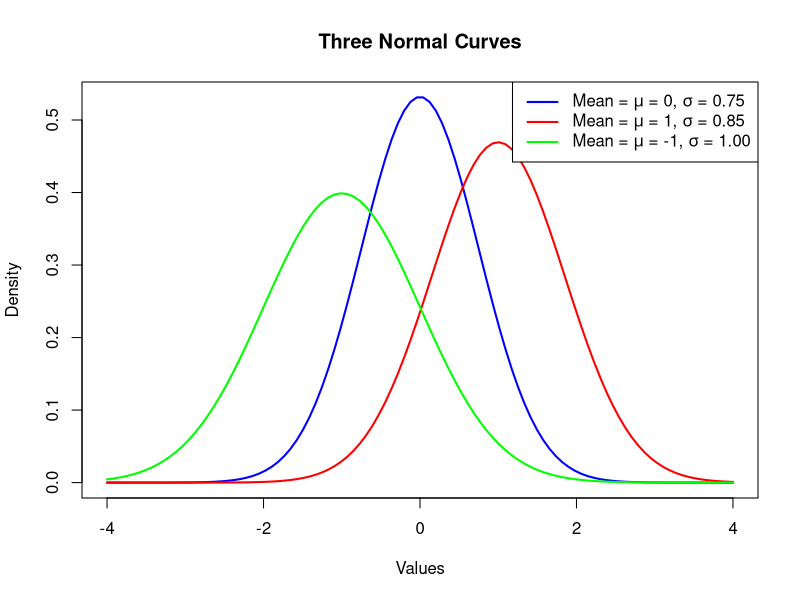
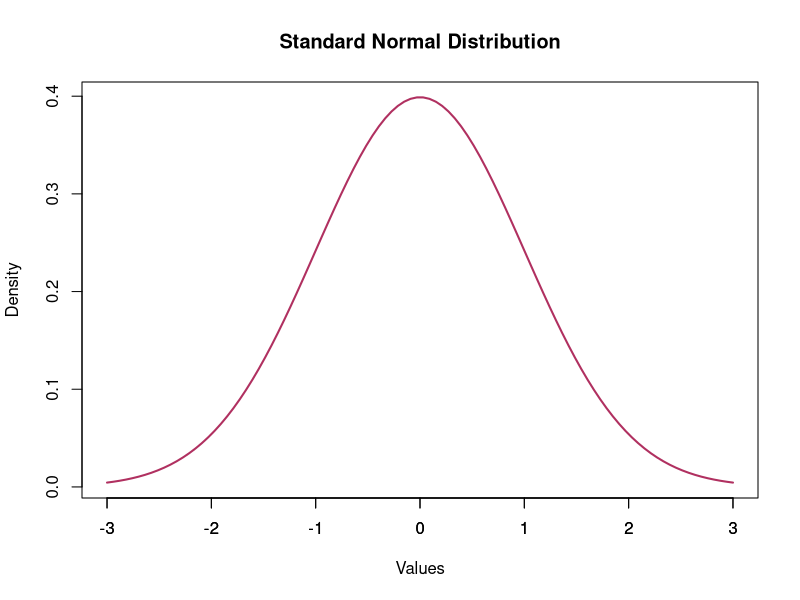

These charts were generated, in order, by the following R code:
## ---- chunk 1
# Generate data for three normal distributions
x <- seq(-4, 4, length.out = 100)
y1 <- dnorm(x, mean = 0, sd = 0.75)
y2 <- dnorm(x, mean = 1, sd = 0.85)
y3 <- dnorm(x, mean = -1, sd = 1.00)

# Plotting the normal curves
plot(x, y1, type = "l", col = "blue", lwd = 2, ylab = "Density", xlab = "Values", main = "Three Normal Curves")
lines(x, y2, col = "red", lwd = 2)
lines(x, y3, col = "green", lwd = 2)

# Adding legend
legend("topright", legend = c(expression(paste("Mean = ", mu, " = 0, ", sigma, " = 0.75")),
                              expression(paste("Mean = ", mu, " = 1, ", sigma, " = 0.85")),
                              expression(paste("Mean = ", mu, " = -1, ", sigma, " = 1.00"))), 
       col = c("blue", "red", "green"), lwd = 2)
## ---- chunk 2

# Generate data for standard normal distribution
x <- seq(-3, 3, length.out = 100)
y <- dnorm(x, mean = 0, sd = 1)

# Plotting the standard normal curve
plot(x, y, type = "l", col = "maroon", lwd = 2, ylab = "Density", xlab = "Values", main = "Standard Normal Distribution")

# Customizing x-axis intervals
axis(1, at = c(-3, -2, -1, 0, 1, 2, 3), labels = c(-3, -2, -1, 0, 1, 2, 3))

